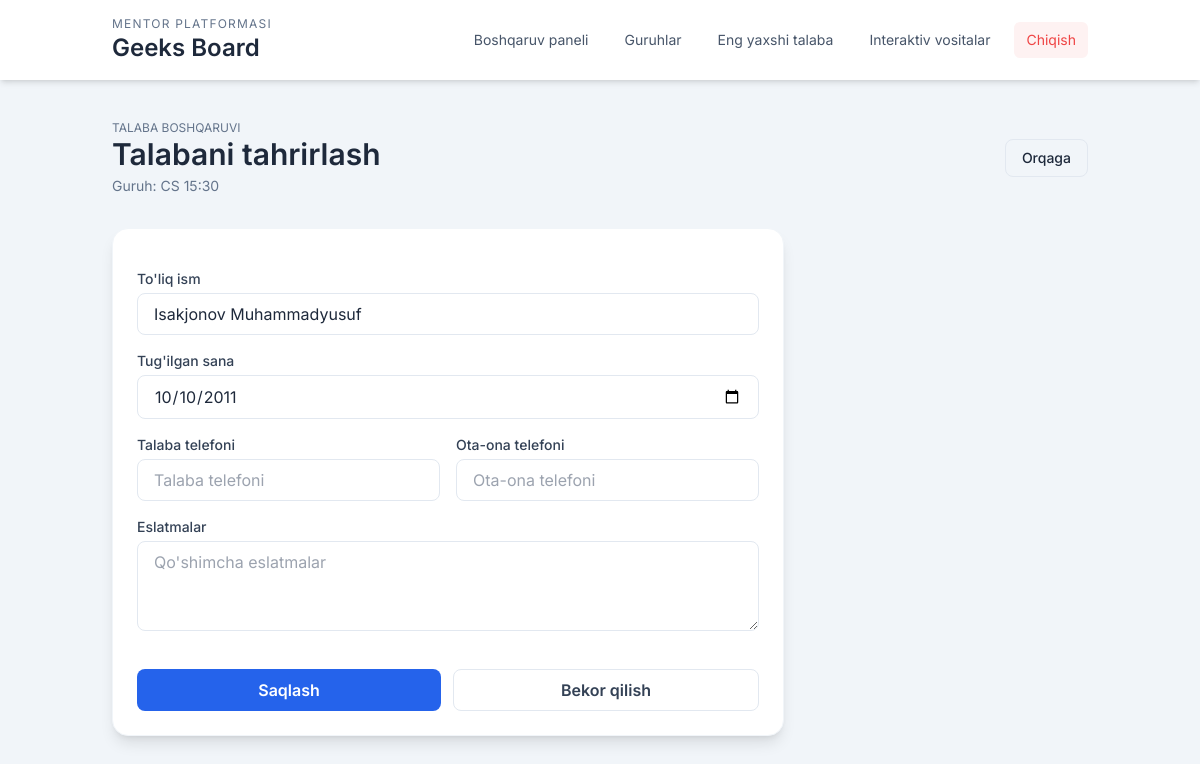
The app's page /students/7/edit/ (signed in) with its own data.
### core/models.py (models this page shows, shortened)
class Group(models.Model):
    mentor = models.ForeignKey(
        Mentor,
        on_delete=models.CASCADE,
        related_name='groups',
    )
    name = models.CharField(max_length=150)
    subject = models.CharField(max_length=120, blank=True)
    schedule = models.CharField(max_length=255, blank=True)
    start_date = models.DateField(null=True, blank=True)
    class Meta:
        unique_together = ('mentor', 'name')
        ordering = ['name']

class Student(models.Model):
    group = models.ForeignKey(
        Group,
        on_delete=models.CASCADE,
        related_name='students',
    )
    full_name = models.CharField(max_length=200)
    birth_date = models.DateField(null=True, blank=True)
    phone = models.CharField(max_length=32, blank=True)
    parent_phone = models.CharField(max_length=32, blank=True)
    notes = models.TextField(blank=True)
    class Meta:
        ordering = ['full_name']

### core/views.py (the view)
# urls.py: path('students/<int:student_id>/edit/', views.student_edit, name='student_edit'),
@login_required
def student_edit(request, student_id: int):
    mentor = _require_mentor(request)
    if not mentor:
        return redirect('login')
    student = get_object_or_404(Student, id=student_id, group__mentor=mentor)
    if request.method == 'POST':
        form = StudentForm(request.POST, instance=student)
        if form.is_valid():
            form.save()
            messages.success(request, f'Talaba "{student.full_name}" muvaffaqiyatli yangilandi.')
            return redirect('student_list', group_id=student.group.id)
    else:
        form = StudentForm(instance=student)
    return render(request, 'student_form.html', {'form': form, 'student': student, 'group': student.group, 'title': 'Talabani tahrirlash'})

### core/views.py (called while the page is built)
def _require_mentor(request):
    mentor = getattr(request.user, 'mentor_profile', None)
    if not mentor:
        messages.error(request, 'Bu hisobga mentor profili bog\'lanmagan.')
        return None
    return mentor

### project/templates/student_form.html (shortened to what this page needs)
{% extends "base.html" %}
{% block content %}
<div class="mb-8">
    <div class="flex items-center justify-between">
        <div>
            <p class="text-xs uppercase text-slate-500">Talaba boshqaruvi</p>
            <h2 class="text-3xl font-semibold text-slate-800">{{ title }}</h2>
            <p class="text-sm text-slate-500 mt-1">Guruh: {{ group.name }}</p>
        </div>
        <a href="{% url 'student_list' group.id %}" class="px-4 py-2 border border-slate-200 rounded-lg hover:bg-slate-50 text-sm font-medium">Orqaga</a>
    </div>
</div>
<div class="max-w-2xl bg-white rounded-2xl shadow-lg p-6 border border-slate-100">
    <form method="post" class="space-y-4">
        <div>
            <label for="{{ form.full_name.id_for_label }}" class="block text-sm font-medium text-slate-700 mb-1">{{ form.full_name.label }}</label>
            {{ form.full_name }}
        </div>
        <div>
            <label for="{{ form.birth_date.id_for_label }}" class="block text-sm font-medium text-slate-700 mb-1">{{ form.birth_date.label }}</label>
            {{ form.birth_date }}
        </div>
        <div class="grid grid-cols-2 gap-4">
            <div>
                <label for="{{ form.phone.id_for_label }}" class="block text-sm font-medium text-slate-700 mb-1">{{ form.phone.label }}</label>
                {{ form.phone }}
            </div>
            <div>
                <label for="{{ form.parent_phone.id_for_label }}" class="block text-sm font-medium text-slate-700 mb-1">{{ form.parent_phone.label }}</label>
                {{ form.parent_phone }}
            </div>
        </div>
        <div>
            <label for="{{ form.notes.id_for_label }}" class="block text-sm font-medium text-slate-700 mb-1">{{ form.notes.label }}</label>
            {{ form.notes }}
        </div>
        <div class="flex gap-3 pt-4">
            <button type="submit" class="flex-1 bg-blue-600 hover:bg-blue-700 text-white font-semibold rounded-lg py-2 transition">
                Saqlash
            </button>
            <a href="{% url 'student_list' group.id %}" class="flex-1 text-center border border-slate-200 text-slate-700 rounded-lg py-2 font-semibold hover:bg-slate-50 transition">
                Bekor qilish
            </a>
        </div>
    </form>
</div>
{% endblock %}

### project/templates/base.html (style rules this page uses)
body { font-family: 'Inter', sans-serif; background-color: #f8fafc; }

### records on screen
Group: name "CS 15:30"
Student: full_name "Isakjonov Muhammadyusuf", birth_date "10/10/2011"

### other values on screen
{{ title }} "Talabani tahrirlash"
